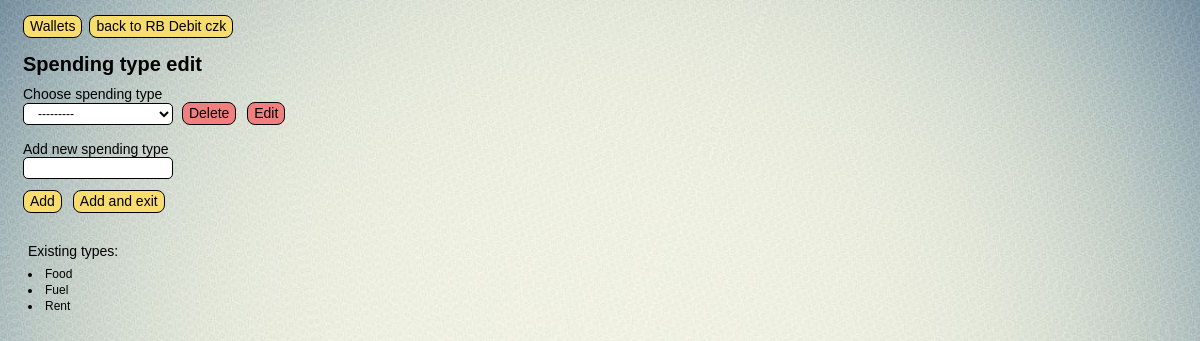
Screenshot of /finance/home_wlt/2/add_spending_type/ with the database file from the repository.
### finance/models.py (models this page shows, shortened)
class Wallet(models.Model):
    W_TYPES = (
        ('a', 'account'),
        ('b', 'bank account'),
        ('c', 'cash'),
        )
    w_name = models.CharField(max_length=20, verbose_name = 'Wallet name')
    w_ticker = models.CharField(max_length=3, verbose_name = 'Currency ticker')
    w_type = models.CharField(max_length=1, choices=W_TYPES, verbose_name = 'Type')
    w_bank = models.CharField(max_length=25, verbose_name = 'Bank name', blank=True)
    initial_balance = models.DecimalField(max_digits=9, decimal_places=2, verbose_name = 'Initial balance', default=0.00)
    f_name = models.CharField(max_length=24, blank=True, verbose_name='Full wallet name')
    def __str__(self):
        return self.f_name
    class Meta:
        verbose_name = 'wallet'
        verbose_name_plural = 'wallets'
        ordering = ['w_name']

class Spending_type(models.Model):
    name = models.CharField(max_length=30, db_index=True, unique=True,  verbose_name ='spending type')
    def __str__(self):
        return self.name
    class Meta:
        verbose_name = 'spending type'
        verbose_name_plural = 'spending types'
        ordering = ['name']

### finance/views.py (the view, shortened to what this page needs)
# urls.py: path('home_wlt/<int:w_pk>/add_spending_type/', add_spending_type, name='add_spending_type'),
def add_spending_type(request, w_pk):#_________________________________________add_spending_type
    current_wlt = get_object_or_404(Wallet, pk=w_pk)
    message = None
    form = Form_add_spending_type(request.POST or None, prefix="form")
    return render(request, 'finance/tmplt_add_spending_type.html', {
        'form': form,
        'w_pk': w_pk,
        'current_wlt': current_wlt,
        'message': message
    })

### finance/forms.py
class Form_add_spending_type(forms.Form):#______________________________________________Form_add_spending_type
    choices = forms.ModelChoiceField(
        queryset=Spending_type.objects.all(),
        required=False,
        label="Choose spending type",
        widget=forms.Select(attrs={'style': 'width: 150px;'}))
    new_value = forms.CharField(
        max_length=255,
        required=False,
        label="Add new spending type",
        widget=forms.TextInput(attrs={'style': 'width: 150px;'}))

### finance/templates/finance/tmplt_add_spending_type.html (shortened to what this page needs)
{% extends 'layout/basic.html' %}
{% load static %}
{% block menu %}
    <div class='nav'>
        <button class="btn nav_btn" onclick="location.href='{% url 'home' %}'">Wallets</button>
        <button class="btn nav_btn" onclick="location.href='{% url 'home_wlt' w_pk%}'">back to {{current_wlt}}</button>
    </div>
{% endblock %}
{% block header %}
    <h1>Spending type edit</h1>
{% endblock %}
{% block left_side %}
    <form method="POST">
        <label for="{{ form.choices.id_for_label }}">{{ form.choices.label }}</label><br>
        {{ form.choices }}
        <button class="btn nav_btn btn_red" type="submit" name="delete">Delete</button>
        <button class="btn nav_btn btn_red" type="submit" name="edit">Edit</button>
        <br><br>
        <label for="{{ form.new_value.id_for_label }}">{{ form.new_value.label }}</label><br>
        {{ form.new_value }}<br><br>
        <button class="btn nav_btn" type="submit" name="add">Add</button>
        <button class="btn nav_btn" type="submit" name="add_exit">Add and exit</button>
    </form>
    {% if form.choices.field.queryset.exists %}
        <p class="msg">Existing types:</p>
        {% for spending in form.choices.field.queryset %}
            <li class="types_lst">{{ spending }}</li>
        {% endfor %}
    {% endif %}
{% endblock %}

### finance/static/finance/style.css (style rules this page uses)
body { background-image: url('bg_v2.jpg'); background-size: cover; background-repeat: no-repeat; background-position: center; font-family: Arial, sans-serif; text-decoration: none; color: black; appearance: none; -webkit-appearance: none; -moz-appearance: none; }
.nav { display: flex; flex-direction: row; margin: 15px 10px 5px 5px; padding: 0px 5px 0px 10px; text-align: left; width: auto; }
h1 { font-size: 20px; margin: 15px 30px 0px 15px; }
.btn { border: 1px solid black; line-height: 1.1; cursor: pointer; transition: transform 0.2s; text-decoration: none; word-wrap: break-word; text-align: center; border-radius: 8px; }
.nav_btn { background-color: rgb(247, 220, 111); width: fit-content; min-width: 25px; height: 23px; margin: 0px 7px 0px 0px; font-size: 14px; }
.btn_red { background-color: #f08080; }
form { font-size: 14px; padding: 10px 10px 15px 10px; margin: 0px 0px 0px 0px; }
input[type="text"], [type="number"], textarea { padding: 0px 5px 0px 10px; height: 22px; width: 100px; margin: 0px 10px -5px 0px; border: 1px solid black; font-size: 12px; border-radius: 5px; }
select { font-size: 12px; padding: 2px 10px 2px 10px; margin: 0px 5px 0px 0px; background-color: white; border: 0.5px solid black; cursor: pointer; border-radius: 5px; height: 22px; }
.msg { margin: 15px; font-size: 14px; }
.types_lst { margin: 15px; font-size: 12px; line-height: 0.1 }

### rows the page displays
Wallet: f_name "RB Debit czk"
Spending_type: name "Food"
Spending_type: name "Fuel"
Spending_type: name "Rent"
